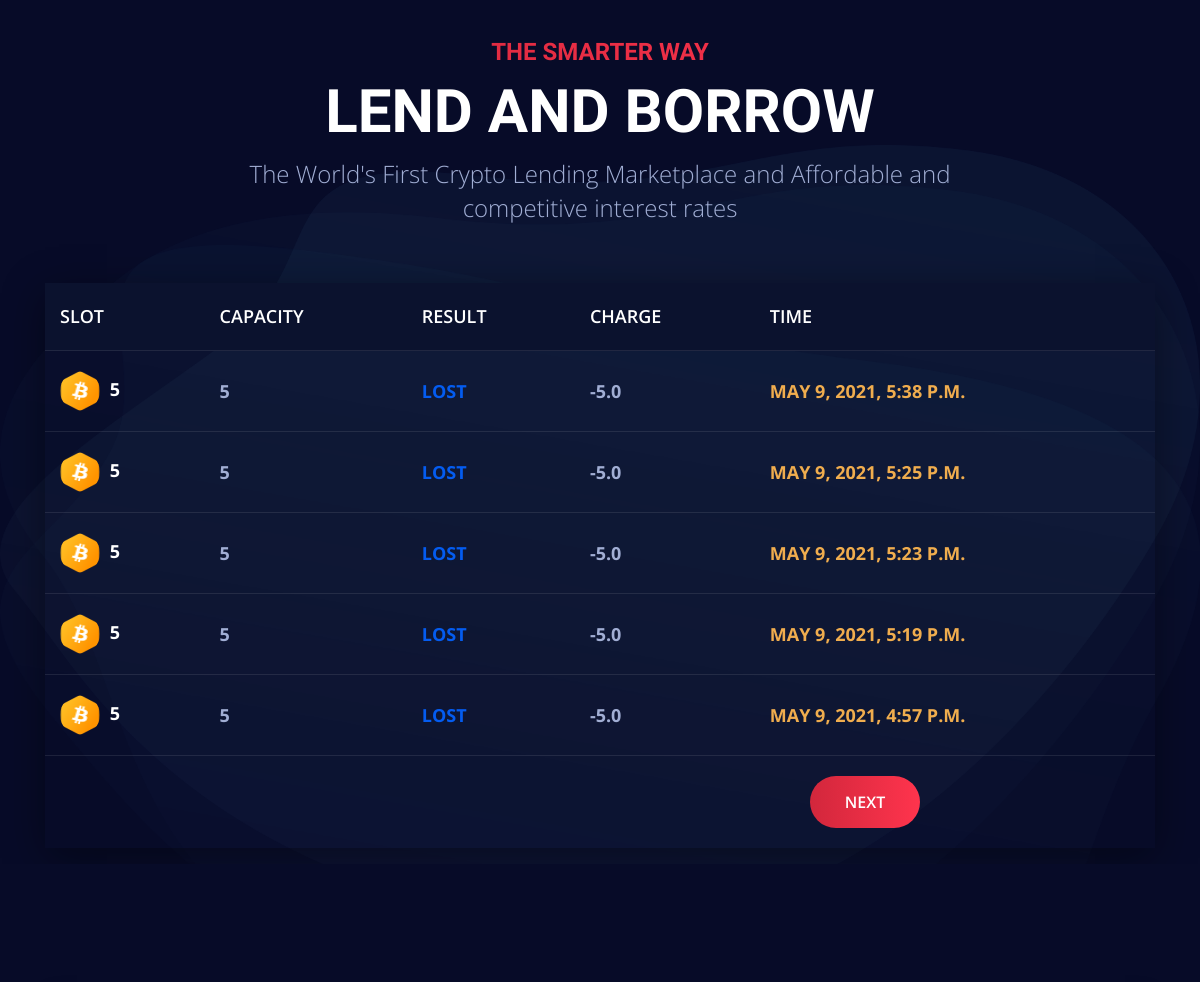
Before: /gameresults/ (signed in, middle part) with the older database file.
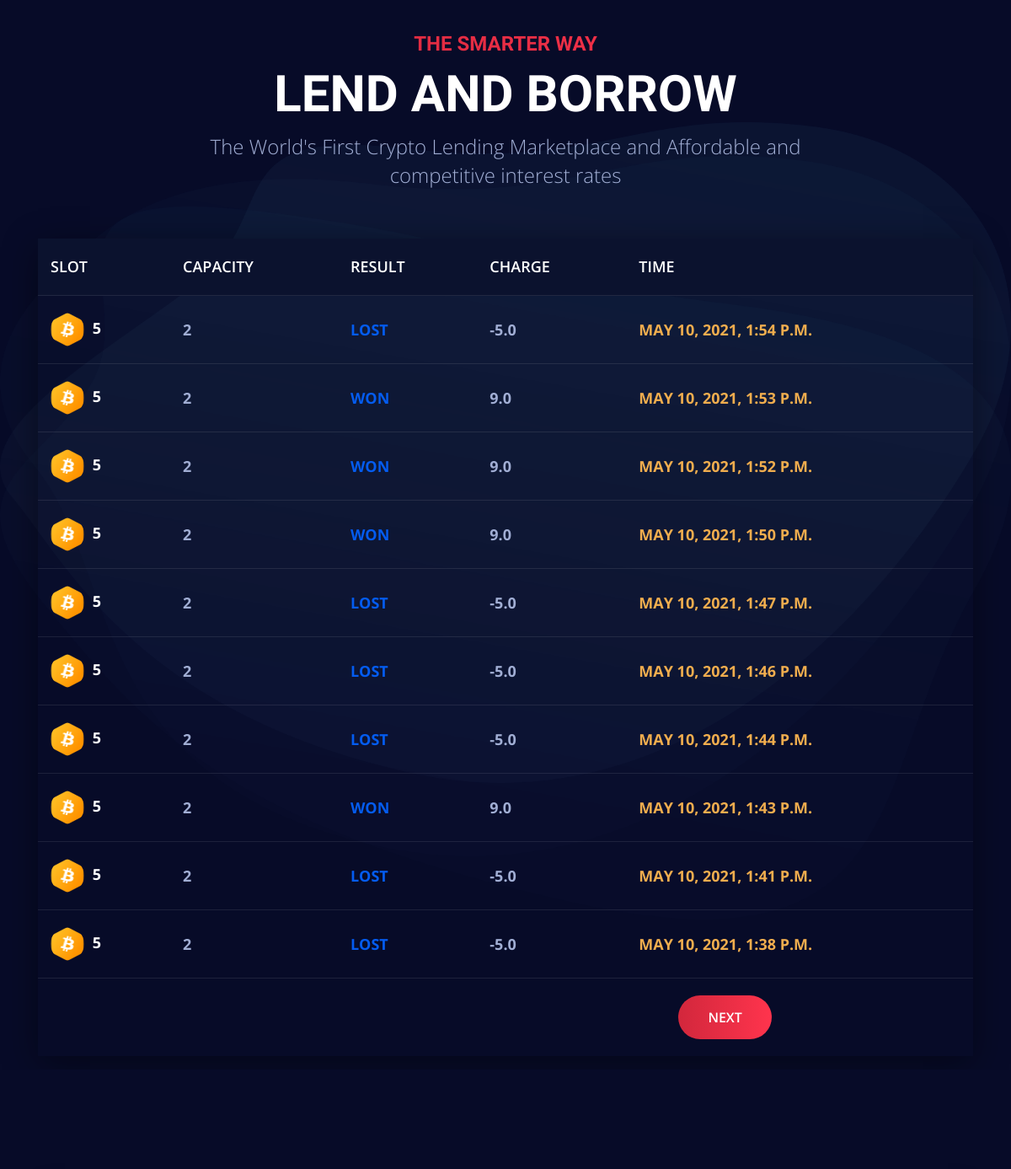
After: the same page with the newer database file.
### wheelspin/models.py (models this page shows, shortened)
class GameDetails(models.Model):
    username = models.ForeignKey(User, on_delete=models.CASCADE)
    slot = models.BigIntegerField()
    capcity = models.BigIntegerField()
    result = models.CharField(max_length=10)
    charge = models.FloatField()
    time = models.DateTimeField(auto_now_add=True, auto_now=False)

### wheelspin/views.py (the view)
# urls.py: path('gameresults/', gameresults, name="gameresults"),
def gameresults(request, *args, **kwargs):
    username = request.user.id
    results = GameDetails.objects.filter(username=username).order_by('-id')[:10]
    context = {
        "results": results,
        "nextid": 10,
        "preid" : -10
    }
    return render(request, 'wheelspin/gameresults.html', context)

### wheelspin/templates/wheelspin/gameresults.html (shortened to what this page needs)
{% extends 'wheelspin/base.html' %}
{% load static %}
{% block body %}
    <section class="activities">
        <img class="shape shape1" src="{% static 'wheelspin/assets/images/people/shape1.png' %}" alt="">
        <img class="shape shape2" src="{% static 'wheelspin/assets/images/people/shape2.png' %}" alt="">
        <img class="shape shape3" src="{% static 'wheelspin/assets/images/people/shape3.png' %}" alt="">
        <div class="container">
            <div class="row justify-content-center">
                <div class="col-lg-8 col-md-10">
                    <div class="section-heading">
                        <h5 class="subtitle">
                            The Smarter Way
                        </h5>
                        <h2 class="title">
                            Lend and Borrow
                        </h2>
                        <p class="text">
                            The World's First Crypto Lending Marketplace and Affordable and competitive interest rates
                        </p>
                    </div>
                </div>
            </div>
            <div class="row">
                <div class="col-lg-12">
                            <div class="responsive-table">
                                <table class="table">
                                    <thead>
                                        <tr>
                                            <th scope="col">Slot</th>
                                            <th scope="col">Capacity</th>
                                            <th scope="col">Result</th>
                                            <th scope="col">Charge</th>
                                            <th scope="col">Time</th>
                                        </tr>
                                    </thead>
                                    <tbody>
                                        {% for result in results%}
                                        <tr>
                                            <td>
                                                <img src="{% static 'wheelspin/assets/images/icon1.png' %}" alt=""> {{result.slot}}
                                            </td>
                                            <td>
                                                {{result.capcity}}
                                            </td>
                                            <td>
                                                {{result.result}}
                                            </td>
                                            <td>{{result.charge}}</td>
                                            <td>{{result.time}}</td>
                                        </tr>
                                        {% endfor %}
                                        <tr>
                                            {% if preid >= 0 %}
                                            <td colspan=3 style="text-align:center;">
                                                <a href="/gameresults/pre/{{preid}}/" class="mybtn1">Previous</a>
                                            </td>
                                            {% else %}
                                            <td colspan=3 style="text-align:center;">
                                            </td>
                                            {% endif %}
                                            <td colspan=3 style="text-align:center;">
                                                <a href="/gameresults/next/{{nextid}}/" class="mybtn1">Next</a>
                                            </td>
                                        </tr>
                                    </tbody>
                                </table>
                            </div>
                </div>
            </div>
        </div>
{% endblock %}

Changed rows visible on the page:
no longer on this page (row unchanged): GameDetails: slot "5", capcity "5", result "LOST", charge "-5.0", time "MAY 9, 2021, 5:38 P.M."
no longer on this page (row unchanged): GameDetails: slot "5", capcity "5", result "LOST", charge "-5.0", time "MAY 9, 2021, 5:25 P.M."
no longer on this page (row unchanged): GameDetails: slot "5", capcity "5", result "LOST", charge "-5.0", time "MAY 9, 2021, 5:23 P.M."
no longer on this page (row unchanged): GameDetails: slot "5", capcity "5", result "LOST", charge "-5.0", time "MAY 9, 2021, 5:19 P.M."
no longer on this page (row unchanged): GameDetails: slot "5", capcity "5", result "LOST", charge "-5.0", time "MAY 9, 2021, 4:57 P.M."
added GameDetails: slot "5", capcity "2", result "LOST", charge "-5.0", time "MAY 10, 2021, 1:54 P.M."
added GameDetails: slot "5", capcity "2", result "WON", charge "9.0", time "MAY 10, 2021, 1:53 P.M."
added GameDetails: slot "5", capcity "2", result "WON", charge "9.0", time "MAY 10, 2021, 1:52 P.M."
added GameDetails: slot "5", capcity "2", result "WON", charge "9.0", time "MAY 10, 2021, 1:50 P.M."
added GameDetails: slot "5", capcity "2", result "LOST", charge "-5.0", time "MAY 10, 2021, 1:47 P.M."
added GameDetails: slot "5", capcity "2", result "LOST", charge "-5.0", time "MAY 10, 2021, 1:46 P.M."
added GameDetails: slot "5", capcity "2", result "LOST", charge "-5.0", time "MAY 10, 2021, 1:44 P.M."
added GameDetails: slot "5", capcity "2", result "WON", charge "9.0", time "MAY 10, 2021, 1:43 P.M."
added GameDetails: slot "5", capcity "2", result "LOST", charge "-5.0", time "MAY 10, 2021, 1:41 P.M."
added GameDetails: slot "5", capcity "2", result "LOST", charge "-5.0", time "MAY 10, 2021, 1:38 P.M."
